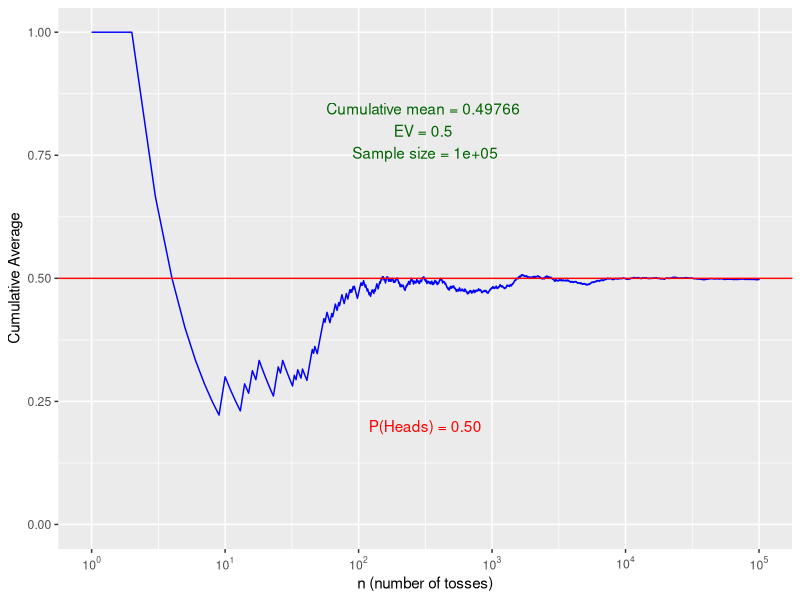

Generate this figure with R:
####
# Coin toss simulation
# code source: https://rstudio-pubs-static.s3.amazonaws.com/301283_8ba77a4c9d8d4a2db3d07372b7b22c82.html
####

## load packages
library(knitr)
knitr::opts_chunk$set(tidy=T, 
                      fig.width=10,
                      fig.height=5,
                      fig.align='left',
                      warning=FALSE,
                      message=FALSE,
                      echo=TRUE)
options(width = 120)
library(ggplot2)
library(scales)

## coin toss function
tossCoin = function(n=30, p=0.5) { ### <- modify this line
  
  # create a probability distribution, a vector of outcomes (H/T are coded using 0/1)
  # and their associated probabilities
  outcomes = c(0,1) # sample space ### <- modify this line
  probabilities = c(1-p,p) ### <- modify this line
  
  # create a random sample of n flips; this could also be done with
  # the rbinom() function, but sample() is perhaps more useful
  flips = sample(outcomes,n,replace=T,prob=probabilities)
  
  # now create a cumulative mean vector
  cum_sum = cumsum(flips)
  index = c(1:n)
  cum_mean = cum_sum / index
  
  # now combine the index, flips and cum_mean vectors
  # into a data frame and return it
  # return(data.frame(index,flips,cum_mean))
  return(data.frame(index,cum_mean))
}

## perform and plot the simulations
ggplotCoinTosses = function(n=30, p=.50) {
  # visualize how cumulative average converges on p  
  # roll the dice n times and calculate means
  trial1 = tossCoin(n,p)
  max_y = ceiling(max(trial1$cum_mean))
  if (max_y < .75) max_y = .75 
  min_y = floor(min(trial1$cum_mean))
  if (min_y > .4) min_y = .4
  
  # calculate last mean and standard error
  last_mean = round(trial1$cum_mean[n],9)
  
  # plot the results together
  plot1 = ggplot(trial1, aes(x=index,y=cum_mean)) +
    geom_line(colour = "blue") +
    geom_abline(intercept=0.50,slope=0, color = 'red', size=.5) + ### <- modify this line   
    theme(plot.title = element_text(size=rel(1.5)),
          panel.background = element_rect()) +
    labs(x = "n (number of tosses)", 
         y = "Cumulative Average") +
    scale_y_continuous(limits = c(min_y, max_y)) +
    scale_x_continuous(trans = "log10",
                       breaks = trans_breaks("log10",function(x) 10^x),
                       labels = trans_format("log10",math_format(10^.x))) +
    annotate("text",
             label=paste("Cumulative mean =", last_mean,
                         "\nEV =",  p, ### <- modify this line
                         "\nSample size =", n), 
             y=(max_y - .20), 
             x=10^(log10(n)/2), colour="darkgreen") +
    
    ### modify the lines below line
    annotate("text",
             label=paste("P(Heads) = 0.50"), 
             y=(max_y - .80), 
             x=10^(log10(n)/2), colour="red")
  
  return(plot1)
}  

# call the function; let's use a fair coin
ggplotCoinTosses(100000, .50)
